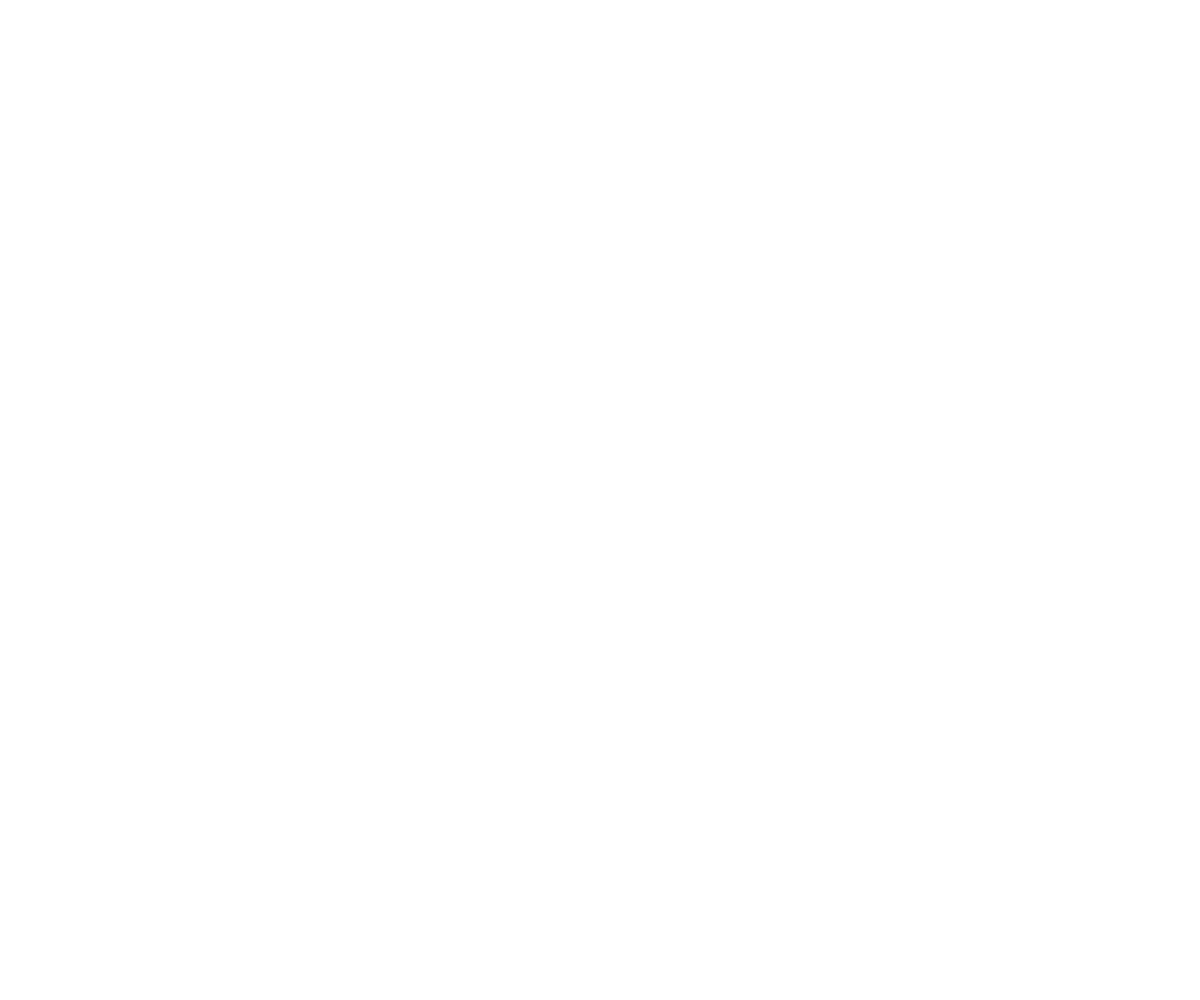
Frame 1 (no input)
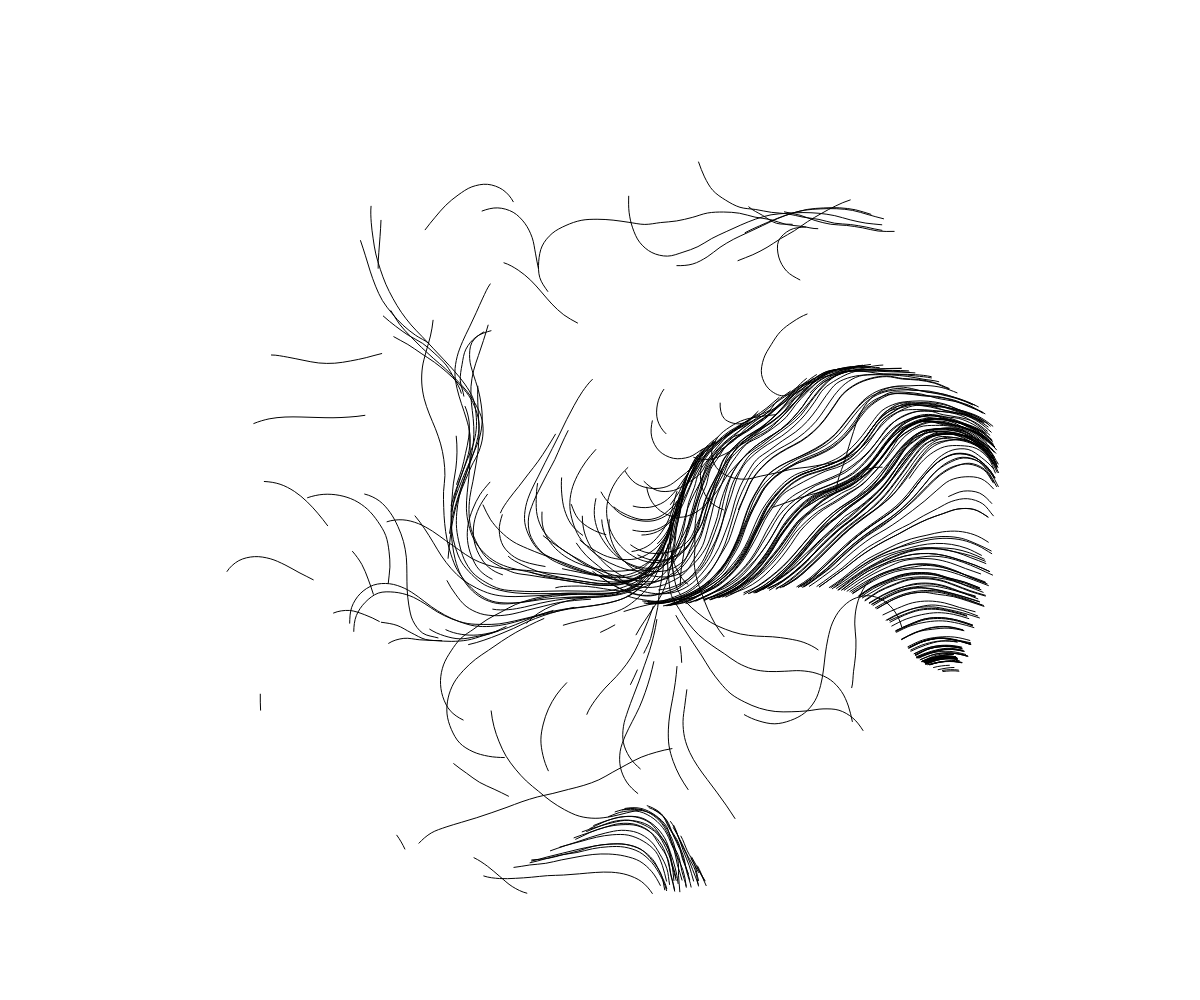
Frame 60 (no input)
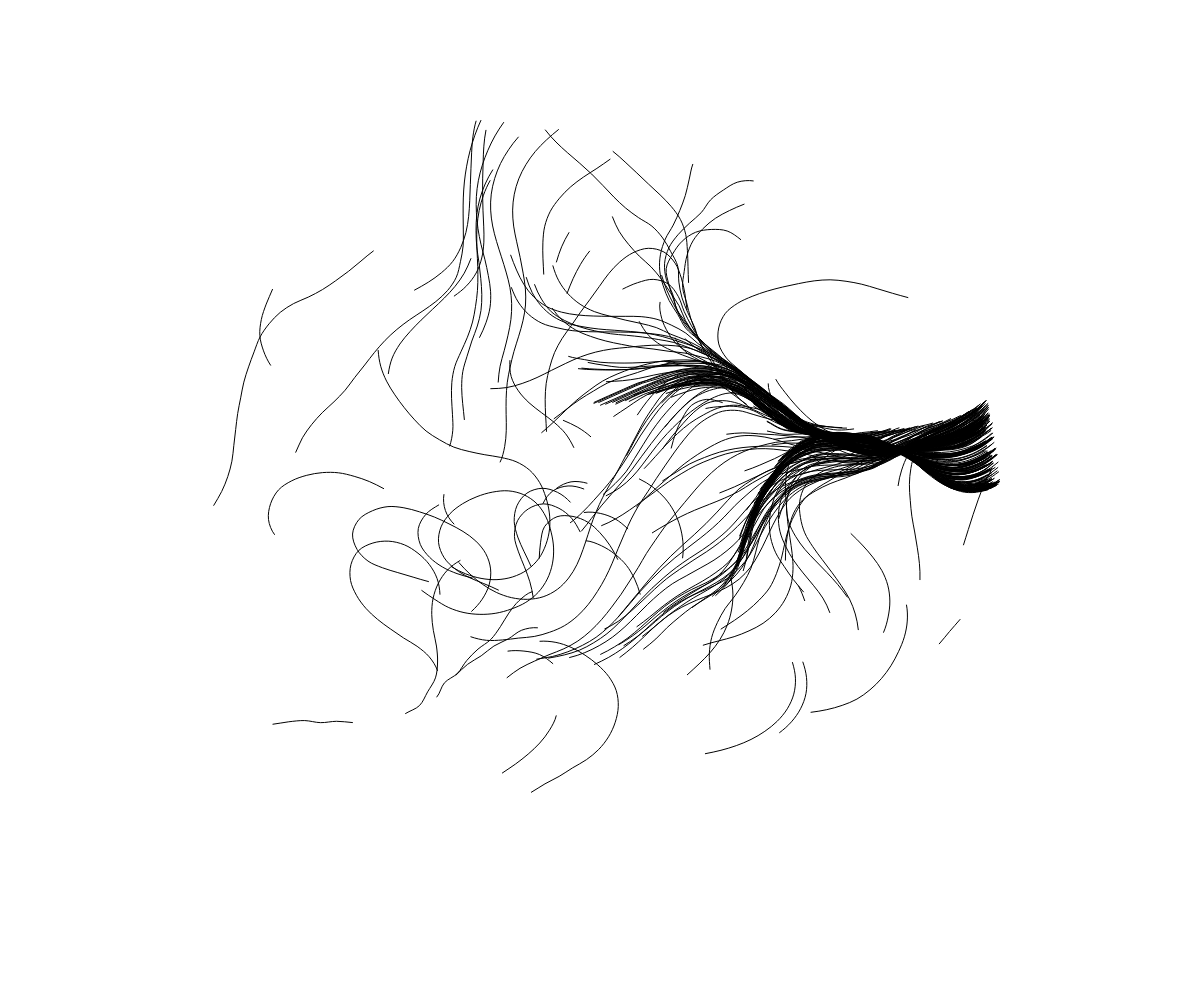
Frame 120 (the mouse pressed at the canvas centre since frame 60)

The p5.js sketch that drew these frames (run headless with seeded random() and noise() and a simulated clock; from frame 60 on, the mouse is pressed at the canvas centre):

// p5.js sketch
// ── sketch.js
// https://openprocessing.org/sketch/1417982

let _minWidth;
let _palette = [
  "008594",
  "f0f0c9",
  "f2bb05",
  "d74e09",
  "6e0e0a",
  "649642",
  "447604",
];
let _aryPoints = [];
let _d;
let _type;
let _unitTime;
let _numStepR;
let _numStepAng;
let _xyTile = [];
let _bgColor;

function setup() {
  createCanvas(windowWidth, windowHeight);
  colorMode(HSB, 360, 100, 100, 255);
  ellipseMode(RADIUS);
  frameRate(30);
  setObject();
}

function setObject() {
  _minWidth = min(width, height) * 0.8;
  noFill();
  stroke(0);
  strokeWeight(_minWidth / 800);

  shuffle(_palette, true);
  _bgColor = color(100);
  setFlow();
  updateFlow();

  let numPoints = 400;

  _aryPoints = [];
  for (let i = 0; i < numPoints; i++) {
    _aryPoints[i] = new Points();
  }
}

let _aryAddLine = [];
let _areaWidth;
let _startXy;
let _stepGrid;
let _noiseSpeed;
let _initNoise = [];
let _stepLength;
let _numGrid;
let _noiseStep;
let _noiseFreq;

function setFlow() {
  _stepLength = _minWidth / 50;
  _numGrid = 150;
  _noiseStep = 1 / _numGrid;
  _initNoise = [random(10000), random(10000)];
  _noiseFreq = 6;
  _noiseSpeed = 0.008;
  _areaWidth = _minWidth + _stepLength * 2;
  _startXy = createVector(-_areaWidth / 2, -_areaWidth / 2);
  _stepGrid = _areaWidth / _numGrid;
}

function updateFlow() {
  _aryAddLine = [];
  for (let ix = 0; ix < _numGrid; ix++) {
    _aryAddLine[ix] = [];
    for (let iy = 0; iy < _numGrid; iy++) {
      let ang =
        2 *
        PI *
        noise(
          _initNoise[0] + _noiseStep * ix,
          _initNoise[1] + _noiseStep * iy,
          _noiseSpeed * frameCount
        );
      _aryAddLine[ix][iy] = createVector(
        _stepLength * cos(_noiseFreq * ang),
        _stepLength * sin(_noiseFreq * ang)
      );
    }
  }
}

function GetEndxy(xy) {
  let ix = int((xy.x - _startXy.x) / _stepGrid);
  let iy = int((xy.y - _startXy.y) / _stepGrid);
  let endxy = p5.Vector.add(xy, _aryAddLine[ix][iy]);

  return endxy;
}

class Points {
  constructor() {
    this.col = color("#" + _palette[int(random(5))]);
    this.aryXy = [];
    let startR = random(0, -_minWidth / 2);
    let startAng = random(0, 2 * PI);
    let nextXy = createVector(startR * cos(startAng), startR * sin(startAng));
    this.aryXy.push(nextXy);
    this.maxNumXy = 30;
  }

  update() {
    if (p5.Vector.dist(this.aryXy[0], createVector(0, 0)) > _minWidth / 2) {
      this.aryXy.pop();
      if (this.aryXy.length == 0) {
        this.aryXy = [];
        let startR = random(0, -_minWidth / 2);
        let startAng = random(0, 2 * PI);
        let nextXy = createVector(
          startR * cos(startAng),
          startR * sin(startAng)
        );
        this.aryXy.unshift(nextXy);
      }
    } else {
      let nextXy = GetEndxy(this.aryXy[0]);
      this.aryXy.unshift(nextXy);
      if (this.aryXy.length > this.maxNumXy) {
        this.aryXy.pop();
      }
    }
  }

  draw() {
    beginShape();
    for (let i = 0; i < this.aryXy.length; i++) {
      curveVertex(this.aryXy[i].x, this.aryXy[i].y);
    }
    endShape();
  }
}

function getContactLine(xy1, xy2, r1, r2) {
  let xy_l;
  let xy_s;
  let r_l;
  let r_s;
  if (r1 > r2) {
    xy_l = xy1;
    xy_s = xy2;
    r_l = r1;
    r_s = r2;
  } else {
    xy_l = xy2;
    xy_s = xy1;
    r_l = r2;
    r_s = r1;
  }
  let numAng = 24; //64;
  let aryContactLinePoints = [];
  let d = p5.Vector.dist(xy_l, xy_s);

  let theta_l = acos((r_l - r_s) / d);
  let vec_l_s = p5.Vector.sub(xy_s, xy_l);
  let vec_radius_l = p5.Vector.rotate(vec_l_s, theta_l).setMag(r_l);

  for (let i = 0; i < numAng + 1; i++) {
    let vec = p5.Vector.add(xy_l, vec_radius_l);
    aryContactLinePoints.push(vec);
    vec_radius_l.rotate((2 * PI - theta_l * 2) / numAng);
  }
  let theta_s = PI - theta_l;
  let vec_s_l = p5.Vector.sub(xy_l, xy_s);
  let vec_radius_s = p5.Vector.rotate(vec_s_l, theta_s).setMag(r_s);
  for (let i = 0; i < numAng + 1; i++) {
    let vec = p5.Vector.add(xy_s, vec_radius_s);
    aryContactLinePoints.push(vec);
    vec_radius_s.rotate((2 * PI - theta_s * 2) / numAng);
  }

  return aryContactLinePoints;
}

function drawVertexShape(aryPoints) {
  beginShape();
  for (let i = 0; i < aryPoints.length; i++) {
    vertex(aryPoints[i].x, aryPoints[i].y);
  }
  endShape(CLOSE);
}

function easing(unitTime, t, type, d) {
  let value;
  if (type == "in") {
    value = easeIn(unitTime, t, d);
  } else if (type == "out") {
    value = easeOut(unitTime, t, d);
  } else if (type == "inout") {
    value = easeInOut(unitTime, t, d);
  }

  return value;
}

function easeIn(unitTime, t, d) {
  let value = (t / unitTime) ** d;

  return value;
}

function easeOut(unitTime, t, d) {
  let t2 = unitTime - t;
  let value = 1 - easeIn(unitTime, t2, d);

  return value;
}

function easeInOut(unitTime, t, d) {
  let t2;
  let value;
  if (t < unitTime / 2) {
    t2 = t * 2;
    value = easeIn(unitTime, t2, d) / 2;
  } else {
    t2 = t * 2 - unitTime;
    value = easeOut(unitTime, t2, d) / 2 + 0.5;
  }

  return value;
}

function draw() {
  translate(width / 2, height / 2);
  background(_bgColor);

  updateFlow();

  for (let i = _aryPoints.length - 1; i >= 0; i--) {
    _aryPoints[i].update();
  }

  for (let i = _aryPoints.length - 1; i >= 0; i--) {
    _aryPoints[i].draw();
  }
}

function windowResized() {
  resizeCanvas(windowWidth, windowHeight);
  setObject();
}
